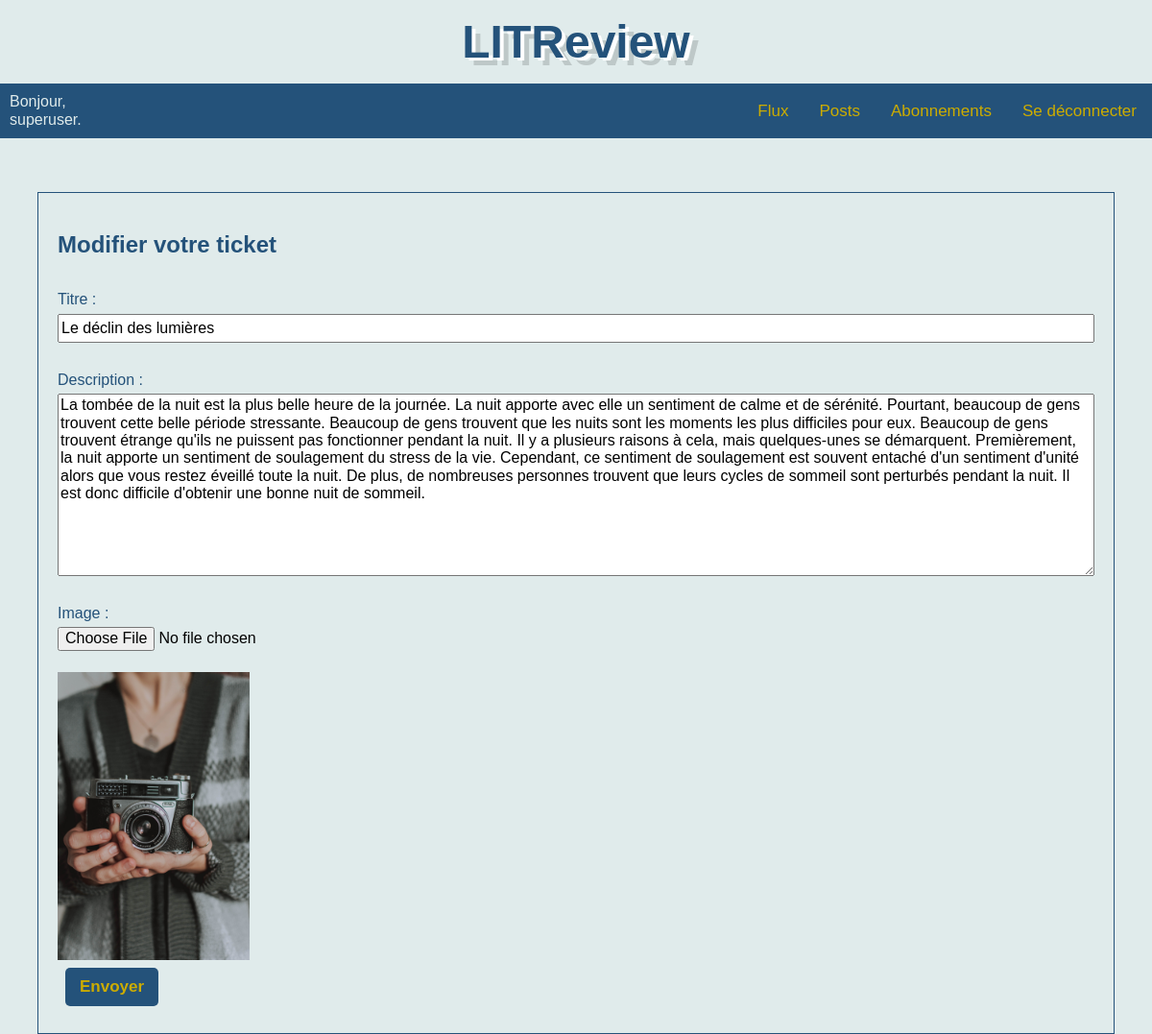
The page /tickets/edit/3/ (signed in) on the database its author committed.
### authentication/models.py (models this page shows)
class User(AbstractUser):
    pass

### contributions/models.py (models this page shows, shortened)
class Ticket(models.Model):
    title = models.fields.CharField(max_length=128)
    description = models.fields.TextField(max_length=2048, blank=True)
    user = models.ForeignKey(to=settings.AUTH_USER_MODEL,
                             on_delete=models.CASCADE)
    image = models.ImageField(null=True, blank=True)
    time_created = models.DateTimeField(auto_now_add=True)

### contributions/views.py (the view)
@login_required
def edit_ticket(request, ticket_id):
    ticket = get_object_or_404(Ticket, id=ticket_id)
    form = TicketForm(instance=ticket)
    if request.method == 'POST':
        form = TicketForm(request.POST, request.FILES, instance=ticket)
        if form.is_valid():
            form.save()
            return redirect('index')
    return render(request,
                  'contributions/ticket.html',
                  {'form': form,
                   'ticket': ticket,
                   'page_title': 'Modifier votre ticket',
                   })

### contributions/forms.py
class TicketForm(forms.ModelForm):
    image = forms.ImageField(widget=forms.FileInput)
    class Meta:
        model = Ticket
        fields = ['title', 'description', 'image']
        labels = {'title': 'Titre',
                  }

### contributions/templates/contributions/ticket.html (shortened to what this page needs)
{% extends 'base.html' %}
{% block content %}
    <div class="card__form">
            <div class="form">
                <h2>{{ page_title }}</h2>
                <form method="post" enctype="multipart/form-data">
                    {{ form.as_p }}
                    {% if ticket.image %}
                        <img class="ticket_image" src="{{ ticket.image.url }}" alt="{{ ticket.title }}">
                    {% endif %}
                    <input class="button" type="submit" value="Envoyer">
                </form>
            </div>
    </div>
{% endblock %}

### templates/base.html (shortened to what this page needs)
{% load static %}
<!DOCTYPE html>
<html lang="fr">
<head>
    <link rel="stylesheet" href="https://cdnjs.cloudflare.com/ajax/libs/normalize/8.0.1/normalize.min.css">
    <link rel="stylesheet" type="text/css" href="{% static 'css/style.css' %}">
</head>
<body>
    <header id="header">
        <h1>LITReview</h1>
        <nav class="nav">
            {% if user.is_authenticated %}
                <p class="nav__item">Bonjour, <br> {{ request.user }}.</p>
                <ul class="nav__item--right">
                    <li><a href="{% url 'index' %}">Flux</a></li>
                    <li><a href="{% url 'posts' %}">Posts</a></li>
                    <li><a href="{% url 'follows' %}">Abonnements</a></li>
                    <li><a href="{% url 'logout' %}">Se déconnecter</a></li>
                </ul>
            {% endif %}
        </nav>
    </header>
    <div class="body__content">
{% block content %}
{% endblock %}
    </div>
</body>
</html>

### static/css/style.css (style rules this page uses)
body { background-color: #e0ebeb; font-family: "Gill Sans", "Gill Sans MT", Calibri, "Trebuchet MS", sans-serif; }
.body__content { margin-top: 200px; }
h1 { color: #24527a; text-align: center; }
.button { background-color: #24527a; border: 0; color: #ccac00; font-size: 17px; font-weight: 800; font-style: normal; text-decoration: none; padding: 10px 15px; border-radius: 5px; display: inline-block; margin: 0.5rem; }
.form { align-items: center; display: flex; flex-direction: column; justify-content: center; }
.form > h2 { color: #24527a; }
.form > form { align-items: center; display: flex; flex-direction: column; justify-content: center; width: 60%; }
.form > form > p > label { color: #24527a; }
.nav { align-items: center; display: flex; justify-content: center; overflow: hidden; background-color: #24527a; }
.nav__item { margin: 10px; margin-right: 0.25rem; color: #e0ebeb; }
.nav__item--right { align-items: center; display: flex; flex-direction: row; list-style-type: none; margin: 0; margin-left: auto; margin-right: 0; }
.nav__item--right a { float: left; color: #ccac00; text-align: center; padding: 14px 16px; text-decoration: none; font-size: 17px; }
#header { overflow: hidden; position: fixed; top: 0; width: 100%; background-color: #e0ebeb; }
#header > h1 { font-size: 3em; display: flex; justify-content: center; margin: 1rem auto; color: #24527a; text-shadow: 4px 3px 0px #fff, 9px 8px 0px rgba(0, 0, 0, 0.15); }
.card__form { align-items: center; display: flex; flex-direction: column; justify-content: flex-start; width: 90%; margin: auto; }
.card__form .form { width: 100%; border: 1px solid #24527a; align-items: flex-start; padding: 20px; }
.card__form .form form { width: 100%; align-items: flex-start; }
.card__form .form form img { max-width: 200px; }
.card__form .form p { display: flex; flex-direction: column; margin: 15px 0; width: 100%; }
.card__form .form p > label { margin-bottom: 5px; }
.card__form .form p #id_title { height: 1.5em; }
.card__form .form p #id_image { height: 2em; }
.card__form .form p > input { width: calc(100% - 8px); height: 1em; }

### rows shown on the page
User: user "superuser"
Ticket: title "Le déclin des lumières", description "La tombée de la nuit est la plus belle heure de la journée. La nuit apporte avec elle un sentiment de calme et de sérénité. Pourtant, beaucoup de gens trouvent cette belle période stressante. Beaucoup de gens trouvent que les nuits sont les moments les plus difficiles pour eux. Beaucoup de gens trouvent étrange qu'ils ne puissent pas fonctionner pendant la nuit. Il y a plusieurs raisons à cela, mais quelques-unes se démarquent. Premièrement, la nuit apporte un sentiment de soulagement du stress de la vie. Cependant, ce sentiment de soulagement est souvent entaché d'un sentiment d'unité alors que vous restez éveillé toute la nuit. De plus, de nombreuses personnes trouvent que leurs cycles de…", image (picture)

### other values the page prints
{{ page_title }} "Modifier votre ticket"
